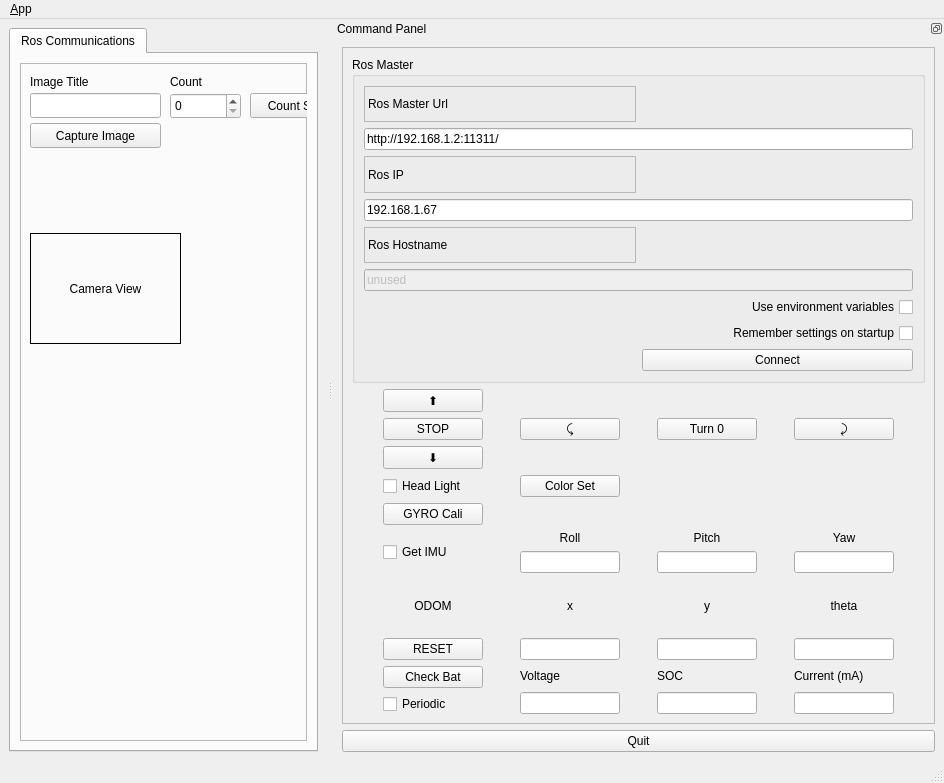
<?xml version="1.0" encoding="UTF-8"?>
<ui version="4.0">
 <class>MainWindowDesign</class>
 <widget class="QMainWindow" name="MainWindowDesign">
  <property name="geometry">
   <rect>
    <x>0</x>
    <y>0</y>
    <width>944</width>
    <height>704</height>
   </rect>
  </property>
  <property name="windowTitle">
   <string>QRosApp</string>
  </property>
  <property name="windowIcon">
   <iconset>
    <normaloff>:/images/icon.png</normaloff>:/images/icon.png</iconset>
  </property>
  <property name="locale">
   <locale language="English" country="Australia"/>
  </property>
  <widget class="QWidget" name="centralwidget">
   <layout class="QHBoxLayout">
    <item>
     <widget class="QTabWidget" name="tab_manager">
      <property name="minimumSize">
       <size>
        <width>100</width>
        <height>0</height>
       </size>
      </property>
      <property name="locale">
       <locale language="English" country="Australia"/>
      </property>
      <property name="currentIndex">
       <number>0</number>
      </property>
      <widget class="QWidget" name="tab_status">
       <attribute name="title">
        <string>Ros Communications</string>
       </attribute>
       <layout class="QVBoxLayout" name="verticalLayout_2">
        <item>
         <widget class="QFrame" name="frame_2">
          <property name="frameShape">
           <enum>QFrame::StyledPanel</enum>
          </property>
          <property name="frameShadow">
           <enum>QFrame::Raised</enum>
          </property>
          <widget class="QPushButton" name="buttonCaptureImage">
           <property name="geometry">
            <rect>
             <x>10</x>
             <y>60</y>
             <width>131</width>
             <height>25</height>
            </rect>
           </property>
           <property name="text">
            <string>Capture Image</string>
           </property>
          </widget>
          <widget class="QLabel" name="logging_cam">
           <property name="geometry">
            <rect>
             <x>10</x>
             <y>170</y>
             <width>151</width>
             <height>111</height>
            </rect>
           </property>
           <property name="frameShape">
            <enum>QFrame::Box</enum>
           </property>
           <property name="text">
            <string>Camera View</string>
           </property>
           <property name="alignment">
            <set>Qt::AlignCenter</set>
           </property>
          </widget>
          <widget class="QLineEdit" name="textboxCaptureTitle">
           <property name="geometry">
            <rect>
             <x>10</x>
             <y>30</y>
             <width>131</width>
             <height>25</height>
            </rect>
           </property>
          </widget>
          <widget class="QLabel" name="label_11">
           <property name="geometry">
            <rect>
             <x>10</x>
             <y>10</y>
             <width>91</width>
             <height>17</height>
            </rect>
           </property>
           <property name="text">
            <string>Image Title</string>
           </property>
          </widget>
          <widget class="QSpinBox" name="spinBoxImageCountNum">
           <property name="geometry">
            <rect>
             <x>150</x>
             <y>30</y>
             <width>71</width>
             <height>26</height>
            </rect>
           </property>
           <property name="maximum">
            <number>9999</number>
           </property>
          </widget>
          <widget class="QLabel" name="label_12">
           <property name="geometry">
            <rect>
             <x>150</x>
             <y>10</y>
             <width>67</width>
             <height>17</height>
            </rect>
           </property>
           <property name="text">
            <string>Count</string>
           </property>
          </widget>
          <widget class="QPushButton" name="buttonSetImageCount">
           <property name="geometry">
            <rect>
             <x>230</x>
             <y>30</y>
             <width>89</width>
             <height>25</height>
            </rect>
           </property>
           <property name="text">
            <string>Count Set</string>
           </property>
          </widget>
         </widget>
        </item>
       </layout>
      </widget>
     </widget>
    </item>
   </layout>
  </widget>
  <widget class="QMenuBar" name="menubar">
   <property name="geometry">
    <rect>
     <x>0</x>
     <y>0</y>
     <width>944</width>
     <height>22</height>
    </rect>
   </property>
   <widget class="QMenu" name="menu_File">
    <property name="title">
     <string>&amp;App</string>
    </property>
    <addaction name="action_Preferences"/>
    <addaction name="separator"/>
    <addaction name="actionAbout"/>
    <addaction name="actionAbout_Qt"/>
    <addaction name="separator"/>
    <addaction name="action_Quit"/>
   </widget>
   <addaction name="menu_File"/>
  </widget>
  <widget class="QStatusBar" name="statusbar"/>
  <widget class="QDockWidget" name="dock_status">
   <property name="sizePolicy">
    <sizepolicy hsizetype="Minimum" vsizetype="Preferred">
     <horstretch>0</horstretch>
     <verstretch>0</verstretch>
    </sizepolicy>
   </property>
   <property name="minimumSize">
    <size>
     <width>611</width>
     <height>742</height>
    </size>
   </property>
   <property name="floating">
    <bool>false</bool>
   </property>
   <property name="features">
    <set>QDockWidget::DockWidgetFloatable|QDockWidget::DockWidgetMovable</set>
   </property>
   <property name="allowedAreas">
    <set>Qt::RightDockWidgetArea</set>
   </property>
   <property name="windowTitle">
    <string>Command Panel</string>
   </property>
   <attribute name="dockWidgetArea">
    <number>2</number>
   </attribute>
   <widget class="QWidget" name="dockWidgetContents_2">
    <layout class="QVBoxLayout" name="verticalLayout">
     <item>
      <widget class="QFrame" name="frame">
       <property name="sizePolicy">
        <sizepolicy hsizetype="Minimum" vsizetype="Preferred">
         <horstretch>0</horstretch>
         <verstretch>0</verstretch>
        </sizepolicy>
       </property>
       <property name="frameShape">
        <enum>QFrame::StyledPanel</enum>
       </property>
       <property name="frameShadow">
        <enum>QFrame::Raised</enum>
       </property>
       <layout class="QVBoxLayout" name="verticalLayout_3">
        <item>
         <widget class="QGroupBox" name="groupBox">
          <property name="title">
           <string>Ros Master</string>
          </property>
          <layout class="QGridLayout" name="gridLayout">
           <item row="0" column="0">
            <widget class="QLabel" name="label">
             <property name="frameShape">
              <enum>QFrame::StyledPanel</enum>
             </property>
             <property name="frameShadow">
              <enum>QFrame::Raised</enum>
             </property>
             <property name="text">
              <string>Ros Master Url</string>
             </property>
            </widget>
           </item>
           <item row="1" column="0" colspan="2">
            <widget class="QLineEdit" name="line_edit_master">
             <property name="text">
              <string>http://192.168.1.2:11311/</string>
             </property>
            </widget>
           </item>
           <item row="2" column="0">
            <widget class="QLabel" name="label_2">
             <property name="frameShape">
              <enum>QFrame::StyledPanel</enum>
             </property>
             <property name="frameShadow">
              <enum>QFrame::Raised</enum>
             </property>
             <property name="text">
              <string>Ros IP</string>
             </property>
            </widget>
           </item>
           <item row="3" column="0" colspan="2">
            <widget class="QLineEdit" name="line_edit_host">
             <property name="text">
              <string>192.168.1.67</string>
             </property>
            </widget>
           </item>
           <item row="4" column="0">
            <widget class="QLabel" name="label_3">
             <property name="frameShape">
              <enum>QFrame::StyledPanel</enum>
             </property>
             <property name="frameShadow">
              <enum>QFrame::Raised</enum>
             </property>
             <property name="text">
              <string>Ros Hostname</string>
             </property>
            </widget>
           </item>
           <item row="5" column="0" colspan="2">
            <widget class="QLineEdit" name="line_edit_topic">
             <property name="enabled">
              <bool>false</bool>
             </property>
             <property name="text">
              <string>unused</string>
             </property>
            </widget>
           </item>
           <item row="6" column="0" colspan="2">
            <widget class="QCheckBox" name="checkbox_use_environment">
             <property name="layoutDirection">
              <enum>Qt::RightToLeft</enum>
             </property>
             <property name="text">
              <string>Use environment variables</string>
             </property>
            </widget>
           </item>
           <item row="7" column="0" colspan="2">
            <widget class="QCheckBox" name="checkbox_remember_settings">
             <property name="layoutDirection">
              <enum>Qt::RightToLeft</enum>
             </property>
             <property name="text">
              <string>Remember settings on startup</string>
             </property>
            </widget>
           </item>
           <item row="8" column="0">
            <spacer name="horizontalSpacer">
             <property name="orientation">
              <enum>Qt::Horizontal</enum>
             </property>
             <property name="sizeHint" stdset="0">
              <size>
               <width>170</width>
               <height>21</height>
              </size>
             </property>
            </spacer>
           </item>
           <item row="8" column="1">
            <widget class="QPushButton" name="button_connect">
             <property name="enabled">
              <bool>true</bool>
             </property>
             <property name="sizePolicy">
              <sizepolicy hsizetype="MinimumExpanding" vsizetype="Fixed">
               <horstretch>0</horstretch>
               <verstretch>0</verstretch>
              </sizepolicy>
             </property>
             <property name="toolTip">
              <string>Set the target to the current joint trajectory state.</string>
             </property>
             <property name="statusTip">
              <string>Clear all waypoints and set the target to the current joint trajectory state.</string>
             </property>
             <property name="text">
              <string>Connect</string>
             </property>
            </widget>
           </item>
          </layout>
         </widget>
        </item>
        <item>
         <layout class="QGridLayout" name="gridLayout_2">
          <item row="1" column="3">
           <widget class="QPushButton" name="buttonTurnZero">
            <property name="maximumSize">
             <size>
              <width>100</width>
              <height>16777215</height>
             </size>
            </property>
            <property name="text">
             <string>Turn 0</string>
            </property>
           </widget>
          </item>
          <item row="3" column="0">
           <widget class="QCheckBox" name="checkBoxHeadlightOnOff">
            <property name="text">
             <string>Head Light</string>
            </property>
           </widget>
          </item>
          <item row="2" column="0">
           <widget class="QPushButton" name="button_move_rev">
            <property name="text">
             <string>⬇</string>
            </property>
           </widget>
          </item>
          <item row="1" column="0">
           <widget class="QPushButton" name="button_move_stop">
            <property name="text">
             <string>STOP</string>
            </property>
           </widget>
          </item>
          <item row="6" column="4">
           <layout class="QVBoxLayout" name="verticalLayout_7">
            <item>
             <widget class="QLabel" name="label_6">
              <property name="maximumSize">
               <size>
                <width>100</width>
                <height>16777215</height>
               </size>
              </property>
              <property name="text">
               <string>Yaw</string>
              </property>
              <property name="alignment">
               <set>Qt::AlignCenter</set>
              </property>
             </widget>
            </item>
            <item>
             <widget class="QLineEdit" name="textbox_pose_z">
              <property name="enabled">
               <bool>true</bool>
              </property>
              <property name="maximumSize">
               <size>
                <width>100</width>
                <height>16777215</height>
               </size>
              </property>
             </widget>
            </item>
           </layout>
          </item>
          <item row="9" column="2">
           <layout class="QVBoxLayout" name="verticalLayout_8">
            <item>
             <widget class="QLabel" name="label_8">
              <property name="maximumSize">
               <size>
                <width>100</width>
                <height>16777215</height>
               </size>
              </property>
              <property name="text">
               <string>x</string>
              </property>
              <property name="alignment">
               <set>Qt::AlignCenter</set>
              </property>
             </widget>
            </item>
            <item>
             <widget class="QLineEdit" name="textbox_odo_x">
              <property name="maximumSize">
               <size>
                <width>100</width>
                <height>16777215</height>
               </size>
              </property>
             </widget>
            </item>
           </layout>
          </item>
          <item row="4" column="0">
           <widget class="QPushButton" name="buttonCalibrateGyro">
            <property name="text">
             <string>GYRO Cali</string>
            </property>
           </widget>
          </item>
          <item row="9" column="4">
           <layout class="QVBoxLayout" name="verticalLayout_10">
            <item>
             <widget class="QLabel" name="label_10">
              <property name="maximumSize">
               <size>
                <width>100</width>
                <height>16777215</height>
               </size>
              </property>
              <property name="text">
               <string>theta</string>
              </property>
              <property name="alignment">
               <set>Qt::AlignCenter</set>
              </property>
             </widget>
            </item>
            <item>
             <widget class="QLineEdit" name="textbox_odo_theta">
              <property name="maximumSize">
               <size>
                <width>100</width>
                <height>16777215</height>
               </size>
              </property>
             </widget>
            </item>
           </layout>
          </item>
          <item row="9" column="0">
           <layout class="QVBoxLayout" name="verticalLayout_11">
            <item>
             <widget class="QLabel" name="label_7">
              <property name="text">
               <string>ODOM</string>
              </property>
              <property name="alignment">
               <set>Qt::AlignCenter</set>
              </property>
             </widget>
            </item>
            <item>
             <widget class="QPushButton" name="buttonResetOdom">
              <property name="text">
               <string>RESET</string>
              </property>
             </widget>
            </item>
           </layout>
          </item>
          <item row="1" column="2">
           <widget class="QPushButton" name="button_move_left">
            <property name="maximumSize">
             <size>
              <width>100</width>
              <height>16777215</height>
             </size>
            </property>
            <property name="text">
             <string>⤹</string>
            </property>
           </widget>
          </item>
          <item row="1" column="4">
           <widget class="QPushButton" name="button_move_right">
            <property name="maximumSize">
             <size>
              <width>100</width>
              <height>16777215</height>
             </size>
            </property>
            <property name="text">
             <string>⤸</string>
            </property>
           </widget>
          </item>
          <item row="6" column="3">
           <layout class="QVBoxLayout" name="verticalLayout_5">
            <item>
             <widget class="QLabel" name="label_5">
              <property name="maximumSize">
               <size>
                <width>100</width>
                <height>16777215</height>
               </size>
              </property>
              <property name="text">
               <string>Pitch</string>
              </property>
              <property name="alignment">
               <set>Qt::AlignCenter</set>
              </property>
             </widget>
            </item>
            <item>
             <widget class="QLineEdit" name="textbox_pose_y">
              <property name="enabled">
               <bool>true</bool>
              </property>
              <property name="maximumSize">
               <size>
                <width>100</width>
                <height>16777215</height>
               </size>
              </property>
             </widget>
            </item>
           </layout>
          </item>
          <item row="6" column="0">
           <widget class="QCheckBox" name="checkGetIMU">
            <property name="text">
             <string>Get IMU</string>
            </property>
           </widget>
          </item>
          <item row="0" column="0">
           <widget class="QPushButton" name="button_move_fwd">
            <property name="maximumSize">
             <size>
              <width>100</width>
              <height>16777215</height>
             </size>
            </property>
            <property name="text">
             <string>⬆</string>
            </property>
           </widget>
          </item>
          <item row="9" column="3">
           <layout class="QVBoxLayout" name="verticalLayout_9">
            <item>
             <widget class="QLabel" name="label_9">
              <property name="maximumSize">
               <size>
                <width>100</width>
                <height>16777215</height>
               </size>
              </property>
              <property name="text">
               <string>y</string>
              </property>
              <property name="alignment">
               <set>Qt::AlignCenter</set>
              </property>
             </widget>
            </item>
            <item>
             <widget class="QLineEdit" name="textbox_odo_y">
              <property name="maximumSize">
               <size>
                <width>100</width>
                <height>16777215</height>
               </size>
              </property>
             </widget>
            </item>
           </layout>
          </item>
          <item row="3" column="2">
           <widget class="QPushButton" name="buttonSetColor">
            <property name="maximumSize">
             <size>
              <width>100</width>
              <height>16777215</height>
             </size>
            </property>
            <property name="text">
             <string>Color Set</string>
            </property>
           </widget>
          </item>
          <item row="6" column="2">
           <layout class="QVBoxLayout" name="verticalLayout_4">
            <item>
             <widget class="QLabel" name="label_4">
              <property name="maximumSize">
               <size>
                <width>100</width>
                <height>16777215</height>
               </size>
              </property>
              <property name="text">
               <string>Roll</string>
              </property>
              <property name="alignment">
               <set>Qt::AlignCenter</set>
              </property>
             </widget>
            </item>
            <item>
             <widget class="QLineEdit" name="textbox_pose_x">
              <property name="enabled">
               <bool>true</bool>
              </property>
              <property name="maximumSize">
               <size>
                <width>100</width>
                <height>16777215</height>
               </size>
              </property>
             </widget>
            </item>
           </layout>
          </item>
          <item row="10" column="2">
           <layout class="QVBoxLayout" name="verticalLayout_6">
            <item>
             <widget class="QLabel" name="label_13">
              <property name="text">
               <string>Voltage</string>
              </property>
             </widget>
            </item>
            <item>
             <widget class="QLineEdit" name="textBox_Voltage">
              <property name="maximumSize">
               <size>
                <width>100</width>
                <height>16777215</height>
               </size>
              </property>
             </widget>
            </item>
           </layout>
          </item>
          <item row="10" column="3">
           <layout class="QVBoxLayout" name="verticalLayout_12">
            <item>
             <widget class="QLabel" name="label_14">
              <property name="text">
               <string>SOC</string>
              </property>
             </widget>
            </item>
            <item>
             <widget class="QLineEdit" name="textBox_SOC">
              <property name="maximumSize">
               <size>
                <width>100</width>
                <height>16777215</height>
               </size>
              </property>
             </widget>
            </item>
           </layout>
          </item>
          <item row="10" column="4">
           <layout class="QVBoxLayout" name="verticalLayout_13">
            <item>
             <widget class="QLabel" name="label_15">
              <property name="text">
               <string>Current (mA)</string>
              </property>
             </widget>
            </item>
            <item>
             <widget class="QLineEdit" name="textBox_Current">
              <property name="maximumSize">
               <size>
                <width>100</width>
                <height>16777215</height>
               </size>
              </property>
             </widget>
            </item>
           </layout>
          </item>
          <item row="10" column="0">
           <layout class="QVBoxLayout" name="verticalLayout_14">
            <item>
             <widget class="QPushButton" name="buttonCheckBattery">
              <property name="text">
               <string>Check Bat</string>
              </property>
             </widget>
            </item>
            <item>
             <widget class="QCheckBox" name="checkBox_BatteryPeriodic">
              <property name="text">
               <string>Periodic</string>
              </property>
             </widget>
            </item>
           </layout>
          </item>
         </layout>
        </item>
       </layout>
      </widget>
     </item>
     <item>
      <widget class="QPushButton" name="quit_button">
       <property name="sizePolicy">
        <sizepolicy hsizetype="MinimumExpanding" vsizetype="Fixed">
         <horstretch>0</horstretch>
         <verstretch>0</verstretch>
        </sizepolicy>
       </property>
       <property name="text">
        <string>Quit</string>
       </property>
      </widget>
     </item>
    </layout>
   </widget>
  </widget>
  <action name="action_Quit">
   <property name="text">
    <string>&amp;Quit</string>
   </property>
   <property name="shortcut">
    <string>Ctrl+Q</string>
   </property>
   <property name="shortcutContext">
    <enum>Qt::ApplicationShortcut</enum>
   </property>
  </action>
  <action name="action_Preferences">
   <property name="text">
    <string>&amp;Preferences</string>
   </property>
  </action>
  <action name="actionAbout">
   <property name="text">
    <string>&amp;About</string>
   </property>
  </action>
  <action name="actionAbout_Qt">
   <property name="text">
    <string>About &amp;Qt</string>
   </property>
  </action>
 </widget>
 <resources/>
 <connections>
  <connection>
   <sender>action_Quit</sender>
   <signal>triggered()</signal>
   <receiver>MainWindowDesign</receiver>
   <slot>close()</slot>
   <hints>
    <hint type="sourcelabel">
     <x>-1</x>
     <y>-1</y>
    </hint>
    <hint type="destinationlabel">
     <x>399</x>
     <y>299</y>
    </hint>
   </hints>
  </connection>
  <connection>
   <sender>quit_button</sender>
   <signal>clicked()</signal>
   <receiver>MainWindowDesign</receiver>
   <slot>close()</slot>
   <hints>
    <hint type="sourcelabel">
     <x>859</x>
     <y>552</y>
    </hint>
    <hint type="destinationlabel">
     <x>469</x>
     <y>299</y>
    </hint>
   </hints>
  </connection>
 </connections>
</ui>
